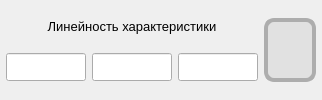
                <widget class="QWidget" name="widget_crossingLimits_linearCharacteristic" native="true">
                 <property name="sizePolicy">
                  <sizepolicy hsizetype="Preferred" vsizetype="Preferred">
                   <horstretch>0</horstretch>
                   <verstretch>0</verstretch>
                  </sizepolicy>
                 </property>
                 <layout class="QGridLayout" name="gridLayout_4">
                  <property name="leftMargin">
                   <number>6</number>
                  </property>
                  <property name="topMargin">
                   <number>6</number>
                  </property>
                  <property name="rightMargin">
                   <number>6</number>
                  </property>
                  <property name="bottomMargin">
                   <number>6</number>
                  </property>
                  <item row="1" column="1">
                   <widget class="QLineEdit" name="lineEdit_crossingLimits_linearCharacteristic_value">
                    <property name="enabled">
                     <bool>true</bool>
                    </property>
                    <property name="sizePolicy">
                     <sizepolicy hsizetype="Preferred" vsizetype="Fixed">
                      <horstretch>0</horstretch>
                      <verstretch>0</verstretch>
                     </sizepolicy>
                    </property>
                    <property name="minimumSize">
                     <size>
                      <width>50</width>
                      <height>0</height>
                     </size>
                    </property>
                    <property name="maximumSize">
                     <size>
                      <width>80</width>
                      <height>16777215</height>
                     </size>
                    </property>
                    <property name="font">
                     <font>
                      <family>Segoe UI</family>
                      <pointsize>8</pointsize>
                     </font>
                    </property>
                    <property name="styleSheet">
                     <string notr="true">padding: 5px 5px;</string>
                    </property>
                    <property name="text">
                     <string/>
                    </property>
                    <property name="alignment">
                     <set>Qt::AlignmentFlag::AlignCenter</set>
                    </property>
                    <property name="readOnly">
                     <bool>true</bool>
                    </property>
                   </widget>
                  </item>
                  <item row="1" column="2">
                   <widget class="QLineEdit" name="lineEdit_crossingLimits_linearCharacteristic_upperLimit">
                    <property name="enabled">
                     <bool>true</bool>
                    </property>
                    <property name="sizePolicy">
                     <sizepolicy hsizetype="Preferred" vsizetype="Fixed">
                      <horstretch>0</horstretch>
                      <verstretch>0</verstretch>
                     </sizepolicy>
                    </property>
                    <property name="minimumSize">
                     <size>
                      <width>50</width>
                      <height>0</height>
                     </size>
                    </property>
                    <property name="maximumSize">
                     <size>
                      <width>80</width>
                      <height>16777215</height>
                     </size>
                    </property>
                    <property name="font">
                     <font>
                      <family>Segoe UI</family>
                      <pointsize>8</pointsize>
                     </font>
                    </property>
                    <property name="styleSheet">
                     <string notr="true">padding: 5px 5px;</string>
                    </property>
                    <property name="text">
                     <string/>
                    </property>
                    <property name="alignment">
                     <set>Qt::AlignmentFlag::AlignCenter</set>
                    </property>
                    <property name="readOnly">
                     <bool>true</bool>
                    </property>
                   </widget>
                  </item>
                  <item row="0" column="0" colspan="3">
                   <widget class="QLabel" name="label_crossingLimits_linearCharacteristic">
                    <property name="sizePolicy">
                     <sizepolicy hsizetype="Preferred" vsizetype="Maximum">
                      <horstretch>0</horstretch>
                      <verstretch>0</verstretch>
                     </sizepolicy>
                    </property>
                    <property name="font">
                     <font>
                      <family>Segoe UI</family>
                      <pointsize>10</pointsize>
                     </font>
                    </property>
                    <property name="text">
                     <string>Линейность характеристики</string>
                    </property>
                    <property name="alignment">
                     <set>Qt::AlignmentFlag::AlignCenter</set>
                    </property>
                   </widget>
                  </item>
                  <item row="0" column="3" rowspan="2">
                   <widget class="QWidget" name="widget_crossingLimits_linearCharacteristic_limitStatusIndicator" native="true">
                    <property name="minimumSize">
                     <size>
                      <width>52</width>
                      <height>52</height>
                     </size>
                    </property>
                    <property name="maximumSize">
                     <size>
                      <width>16777215</width>
                      <height>16777215</height>
                     </size>
                    </property>
                    <property name="styleSheet">
                     <string notr="true">background: #E1E1E1;

Border: 4px solid #ADADAD ;
Border-radius: 10px;

</string>
                    </property>
                   </widget>
                  </item>
                  <item row="1" column="0">
                   <widget class="QLineEdit" name="lineEdit_crossingLimits_linearCharacteristic_lowerLimit">
                    <property name="enabled">
                     <bool>true</bool>
                    </property>
                    <property name="sizePolicy">
                     <sizepolicy hsizetype="Preferred" vsizetype="Maximum">
                      <horstretch>0</horstretch>
                      <verstretch>0</verstretch>
                     </sizepolicy>
                    </property>
                    <property name="minimumSize">
                     <size>
                      <width>50</width>
                      <height>0</height>
                     </size>
                    </property>
                    <property name="maximumSize">
                     <size>
                      <width>80</width>
                      <height>16777215</height>
                     </size>
                    </property>
                    <property name="font">
                     <font>
                      <family>Segoe UI</family>
                      <pointsize>8</pointsize>
                     </font>
                    </property>
                    <property name="styleSheet">
                     <string notr="true">padding: 5px 5px;</string>
                    </property>
                    <property name="text">
                     <string/>
                    </property>
                    <property name="alignment">
                     <set>Qt::AlignmentFlag::AlignCenter</set>
                    </property>
                    <property name="readOnly">
                     <bool>true</bool>
                    </property>
                   </widget>
                  </item>
                 </layout>
                </widget>
